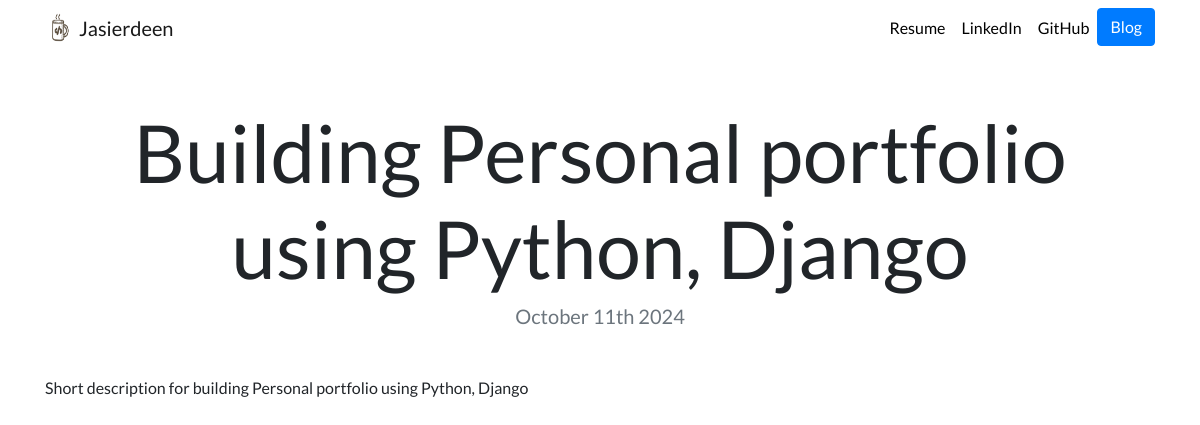
Page /blog/1/ on the committed database.
### blog/models.py (models this page shows, shortened)
class Blog(models.Model):
    title = models.CharField(max_length=200)
    description = models.TextField()
    created_at = models.DateTimeField(auto_now_add=True)
    updated_at = models.DateTimeField(auto_now=True)

### blog/views.py (the view)
# urls.py: path('<int:blog_id>/', views.detail, name='detail')
def detail(request, blog_id):
    blog = get_object_or_404(Blog, pk=blog_id)
    return render(request, 'blog/detail.html', {'blog': blog})

### blog/templates/blog/detail.html
{% extends 'portfolio/base.html' %}
{% load static %}
{% block content %}
    <h1 class="text-center mt-5" id="blogdetailtitle">{{ blog.title }}</h1>
    <h5 class="text-center text-muted mb-5">{{ blog.created_at|date:'F jS Y'}}</h5>
    {{ blog.description|safe }}
{% endblock %}

### portfolio/static/portfolio/custom.css (style rules this page uses)
body { font-family: 'Lato', sans-serif; }
@media (min-width: 992px) { #blogdetailtitle { font-size: 5rem; } }

### rows in the picture
Blog: title "Building Personal portfolio using Python, Django", created_at "October 11th 2024", description "Short description for building Personal portfolio using Python, Django"
